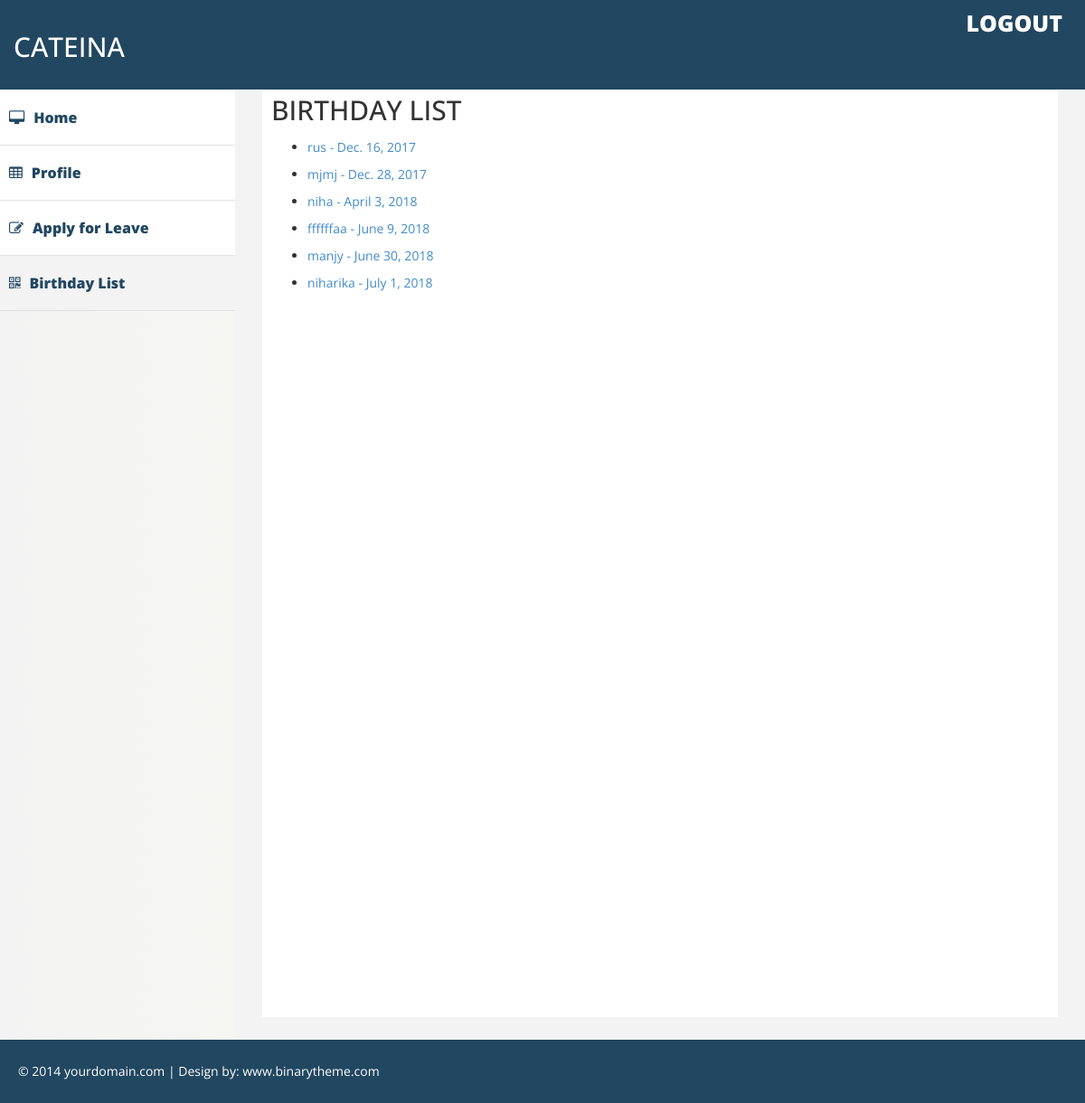
Page /dashboard/birthday_list/ (signed in) on the committed database.
### users/models.py (models this page shows, shortened)
class CustomUser(AbstractUser):
    name = models.CharField(blank=True, max_length=255)
    M='M'
    F='F'
    GENDER_CHOICES = (
        (M, 'Male'),
        (F, 'Female'),
    )
    gender = models.CharField(max_length=1, choices=GENDER_CHOICES)
    SEC_CHOICE =(
        ('Whats your pet name', 'Whats your pets name'),
        ('Whats your best friends name', 'Whats your best frens name'),
        ('How old are you', 'How old are you'),
    )
    security_question=models.CharField(max_length=200,choices=SEC_CHOICE)
    birth_date = models.DateField(("Birth Date"), default=date.today)
    answer=models.CharField(blank=True, max_length=255)
    resume=models.FileField()

### dashboard/views.py (the view)
# urls.py: path('birthday_list/',views.birthdaylist,name='birthday_list'),
def birthdaylist(request):
    if(request.user.is_authenticated):
        users=CustomUser.objects.order_by('birth_date')[:]
        context={
            'users':users
        }
        return render(request,'dashboard/birthdaylist.html',context=context)
    else:
        return redirect('login')

### dashboard/templates/dashboard/birthdaylist.html (shortened to what this page needs)
{% extends 'dashboard/sidebar.html' %}
{% block mainpage %}
<div id="page-wrapper">
  <div id="page-inner">
  <h2>BIRTHDAY LIST</h2>
<ul>
    {% for user in users %}
    <li>
          <a href="{% url 'dashboard:detailview' user.id %}">
        {{ user.username }} - {{ user.birth_date }}
          </a>
    </li>
    {% endfor %}
</ul>
  </div>
</div>
{% endblock %}
{% block birthdaylistactive %}
<li class="active-link">
                      <a href="{% url 'dashboard:birthday_list' %}"><i class="fa fa-qrcode "></i>Birthday List</a>
                    </li>
{% endblock %}

### staticfiles/users/style.css (style rules this page uses)
body { background: #fffff2; background: -webkit-linear-gradient(right, #fffff2, #f3f3f3); background: -moz-linear-gradient(right, #fffff2, #f3f3f3); background: -o-linear-gradient(right, #fffff2, #f3f3f3); background: linear-gradient(to left, #fffff2, #f3f3f3); font-family: "Roboto", sans-serif; -webkit-font-smoothing: antialiased; -moz-osx-font-smoothing: grayscale; }

### dashboard/static/css/custom.css (style rules this page uses)
body { font-family: 'Open Sans', sans-serif; line-height:30px; }
#page-wrapper { padding: 15px 15px; min-height: 600px; background:#F3F3F3; }
#page-inner { width:100%; margin:10px 20px 10px 0px; background-color:#fff!important; padding:10px; min-height:1050px; }
.sidebar-collapse > .nav > li > a { padding:15px 10px; color: #214761; font-weight: 900; font-size: 16px; }
.sidebar-collapse > .nav > li { border-bottom:1px solid #e1e1e1; }
.nav > li > a > i { margin-right:10px; }
.active-link { background-color:#f3f3f3; }
@media (min-width:768px) { #page-wrapper { margin: 0 0 0 260px; padding: 15px 30px; min-height: 1050px; } }

### rows in the picture
CustomUser: username "rus", birth_date "Dec. 16, 2017"
CustomUser: username "mjmj", birth_date "Dec. 28, 2017"
CustomUser: username "niha", birth_date "April 3, 2018"
CustomUser: username "ffffffaa", birth_date "June 9, 2018"
CustomUser: username "manjy", birth_date "June 30, 2018"
CustomUser: username "niharika", birth_date "July 1, 2018"
